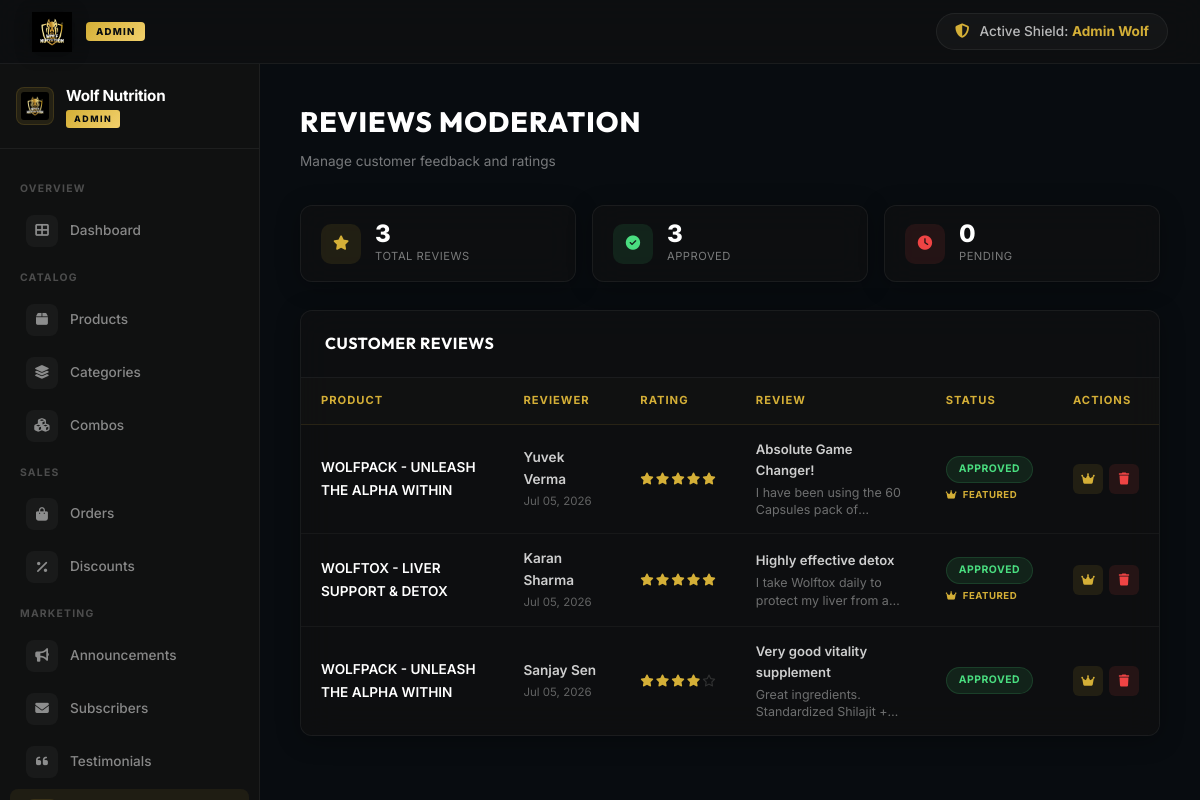
Screenshot of /admin/reviews.php (signed in) with the database file from the repository.
### tables this page shows
CREATE TABLE IF NOT EXISTS `reviews` (
  `id` INT AUTO_INCREMENT PRIMARY KEY,
  `product_id` INT NOT NULL,
  `user_id` INT NULL,
  `user_name` VARCHAR(100) NOT NULL,
  `rating` INT NOT NULL,
  `title` VARCHAR(150) NULL,
  `review_text` TEXT NOT NULL,
  `is_approved` TINYINT(1) DEFAULT 0,
  `is_featured` TINYINT(1) DEFAULT 0,
  `created_at` TIMESTAMP DEFAULT CURRENT_TIMESTAMP,
  FOREIGN KEY (`product_id`) REFERENCES `products` (`id`) ON DELETE CASCADE,
  FOREIGN KEY (`user_id`) REFERENCES `users` (`id`) ON DELETE SET NULL
);

CREATE TABLE IF NOT EXISTS `products` (
  `id` INT AUTO_INCREMENT PRIMARY KEY,
  `name` VARCHAR(150) NOT NULL,
  `slug` VARCHAR(150) NOT NULL UNIQUE,
  `short_description` TEXT NULL,
  `description` TEXT NULL,
  `category_id` INT NULL,
  `image_url` VARCHAR(255) NULL,
  `image_gallery` TEXT NULL,  
  `benefits` TEXT NULL,
  `ingredients` TEXT NULL,
  `how_to_use` TEXT NULL,
  `disclaimer` TEXT NULL,
  `is_active` TINYINT(1) DEFAULT 1,
  `created_at` TIMESTAMP DEFAULT CURRENT_TIMESTAMP,
  FOREIGN KEY (`category_id`) REFERENCES `categories` (`id`) ON DELETE SET NULL
);

### admin/reviews.php (the view, shortened to what this page needs)
<?php
require_once __DIR__ . '/includes/header.php';
require_once __DIR__ . '/includes/sidebar.php';
$stmt = $pdo->prepare("
    SELECT r.*, p.name as p_name
    FROM reviews r
    JOIN products p ON r.product_id = p.id
    ORDER BY r.is_approved ASC, r.created_at DESC
");
$stmt->execute();
$reviews = $stmt->fetchAll();
?>
    <div style="margin-bottom:32px;">
        <h1 style="font-size:1.75rem; font-weight:800; color:#fff; margin-bottom:6px; text-transform:uppercase; letter-spacing:1px;">Reviews Moderation</h1>
        <p style="font-size:0.85rem; color:rgba(255,255,255,0.45); font-weight:400;">Manage customer feedback and ratings</p>
    </div>
    <div class="rev-stats-grid" style="display:grid; grid-template-columns:repeat(3, 1fr); gap:16px; margin-bottom:28px;">
        <?php
        $total = count($reviews);
        $approved = 0;
        $pending = 0;
        foreach ($reviews as $r) {
            if ($r['is_approved']) $approved++;
            else $pending++;
        }
        ?>
        <div class="glass-card" style="padding:16px 20px; display:flex; align-items:center; gap:14px;">
            <div style="width:40px; height:40px; border-radius:10px; background:rgba(212,175,55,0.1); display:flex; align-items:center; justify-content:center;">
                <i class="fas fa-star" style="color:#D4AF37; font-size:0.9rem;"></i>
            </div>
            <div>
                <div style="font-size:1.5rem; font-weight:800; color:#fff; line-height:1;"> <?php echo $total; ?></div>
                <div style="font-size:0.7rem; color:rgba(255,255,255,0.45); text-transform:uppercase; letter-spacing:0.5px; margin-top:2px;">Total Reviews</div>
            </div>
        </div>
        <div class="glass-card" style="padding:16px 20px; display:flex; align-items:center; gap:14px;">
            <div style="width:40px; height:40px; border-radius:10px; background:rgba(74,222,128,0.1); display:flex; align-items:center; justify-content:center;">
                <i class="fas fa-check-circle" style="color:#4ade80; font-size:0.9rem;"></i>
            </div>
            <div>
                <div style="font-size:1.5rem; font-weight:800; color:#fff; line-height:1;"> <?php echo $approved; ?></div>
                <div style="font-size:0.7rem; color:rgba(255,255,255,0.45); text-transform:uppercase; letter-spacing:0.5px; margin-top:2px;">Approved</div>
            </div>
        </div>
        <div class="glass-card" style="padding:16px 20px; display:flex; align-items:center; gap:14px;">
            <div style="width:40px; height:40px; border-radius:10px; background:rgba(239,68,68,0.1); display:flex; align-items:center; justify-content:center;">
                <i class="fas fa-clock" style="color:#ef4444; font-size:0.9rem;"></i>
            </div>
            <div>
                <div style="font-size:1.5rem; font-weight:800; color:#fff; line-height:1;"> <?php echo $pending; ?></div>
                <div style="font-size:0.7rem; color:rgba(255,255,255,0.45); text-transform:uppercase; letter-spacing:0.5px; margin-top:2px;">Pending</div>
            </div>
        </div>
    </div>
    <div class="glass-card" style="padding:0; overflow:hidden;">
        <div style="padding:20px 24px; border-bottom:1px solid rgba(255,255,255,0.06); display:flex; align-items:center; justify-content:space-between;">
            <div>
                <h3 style="font-size:1rem; font-weight:700; color:#fff; text-transform:uppercase; letter-spacing:0.5px;">Customer Reviews</h3>
            </div>
        </div>
        <?php if (empty($reviews)): ?>
            <div style="padding:48px 24px; text-align:center;">
                <i class="fas fa-star" style="font-size:2.5rem; color:rgba(255,255,255,0.1); margin-bottom:16px; display:block;"></i>
                <p style="color:rgba(255,255,255,0.45); font-size:0.9rem;">No product reviews submitted yet.</p>
            </div>
        <?php else: ?>
            <div style="overflow-x:auto;">
                <table class="admin-table rev-table" style="margin-top:0; border:none; border-radius:0;">
                    <thead>
                        <tr>
                            <th>Product</th>
                            <th>Reviewer</th>
                            <th>Rating</th>
                            <th>Review</th>
                            <th>Status</th>
                            <th>Actions</th>
                        </tr>
                    </thead>
                    <tbody>
                        <?php foreach ($reviews as $rev): ?>
                            <tr>
                                <td data-label="" class="rev-td-product">
                                    <span style="font-weight:600; color:#fff; font-size:0.85rem;">
                                        <?php echo htmlspecialchars($rev['p_name']); ?>
                                    </span>
                                </td>
                                <td data-label="Reviewer">
                                    <div style="font-weight:600; color:rgba(255,255,255,0.8); font-size:0.85rem;"><?php echo htmlspecialchars($rev['user_name']); ?></div>
                                    <div style="font-size:0.72rem; color:rgba(255,255,255,0.35); margin-top:2px;"><?php echo date('M d, Y', strtotime($rev['created_at'])); ?></div>
                                </td>
                                <td data-label="Rating">
                                    <div style="display:flex; gap:2px;">
                                        <?php for($i=1; $i<=5; $i++): ?>
                                            <i class="<?php echo $i <= $rev['rating'] ? 'fas' : 'far'; ?> fa-star" style="font-size:0.75rem; color:<?php echo $i <= $rev['rating'] ? '#D4AF37' : 'rgba(255,255,255,0.15)'; ?>;"></i>
                                        <?php endfor; ?>
                                    </div>
                                </td>
                                <td data-label="Review" class="rev-td-review" style="max-width:280px;">
                                    <div style="font-weight:600; color:rgba(255,255,255,0.8); font-size:0.82rem; margin-bottom:3px;"><?php echo htmlspecialchars($rev['title']); ?></div>
                                    <div style="font-size:0.78rem; color:rgba(255,255,255,0.4); line-height:1.4; display:-webkit-box; -webkit-line-clamp:2; -webkit-box-orient:vertical; overflow:hidden;">
                                        <?php echo htmlspecialchars($rev['review_text']); ?>
                                    </div>
                                </td>
                                <td data-label="Status">
                                    <div style="display:flex; flex-direction:column; gap:4px;">
                                        <span class="admin-badge <?php echo $rev['is_approved'] ? 'badge-completed' : 'badge-pending'; ?>">
                                            <?php echo $rev['is_approved'] ? 'Approved' : 'Pending'; ?>
                                        </span>
                                        <?php if ($rev['is_featured']): ?>
                                            <span style="font-size:0.6rem; font-weight:700; color:#D4AF37; text-transform:uppercase; letter-spacing:0.5px;">
                                                <i class="fas fa-crown" style="margin-right:3px;"></i> Featured
                                            </span>
                                        <?php endif; ?>
                                    </div>
                                </td>
                                <td data-label="" class="rev-td-actions">
                                    <div class="rev-action-btns" style="display:flex; gap:6px; align-items:center;">
                                        <a href="reviews.php?feature_id=<?php echo $rev['id']; ?>" title="<?php echo $rev['is_featured'] ? 'Unfeature' : 'Feature'; ?>" style="width:30px; height:30px; border-radius:6px; background:rgba(212,175,55,0.1); display:flex; align-items:center; justify-content:center; color:#D4AF37; font-size:0.75rem;">
                                            <i class="fas fa-crown"></i>
                                        </a>
                                        <a href="reviews.php?delete_id=<?php echo $rev['id']; ?>" title="Delete" onclick="return confirm('Are you sure you want to delete this review?')" style="width:30px; height:30px; border-radius:6px; background:rgba(239,68,68,0.1); display:flex; align-items:center; justify-content:center; color:#ef4444; font-size:0.75rem;">
                                            <i class="fas fa-trash"></i>
                                        </a>
                                    </div>
                                </td>
                            </tr>
                        <?php endforeach; ?>
                    </tbody>
                </table>
            </div>
        <?php endif; ?>
    </div>
<?php
require_once __DIR__ . '/includes/footer.php';
?>

### assets/css/style.css (style rules this page uses)
:root { --bg-primary: #080C10; --bg-secondary: #121212; --bg-card: #121212; --bg-card-hover: #121212; --gold-primary: #D4AF37; --gold-light: #FFD700; --gold-dark: #D4AF37; --gold-muted: #D4AF37; --gold-gradient: linear-gradient(135deg, #FFD700 0%, #D4AF37 100%); --gold-glow: 0 0 15px rgba(212, 175, 55, 0.25); --gold-glow-hover: 0 0 25px rgba(212, 175, 55, 0.5); --text-primary: #FFFFFF; --text-secondary: rgba(255, 255, 255, 0.8); --text-muted: rgba(255, 255, 255, 0.5); --border-color: rgba(212, 175, 55, 0.15); --border-active: rgba(212, 175, 55, 0.5); --danger-color: #FFFFFF; --success-color: #D4AF37; --font-heading: 'Outfit', sans-serif; --font-body: 'Inter', sans-serif; --transition-fast: 0.2s ease; --transition-normal: 0.3s cubic-bezier(0.25, 0.8, 0.25, 1); }
* { box-sizing: border-box; margin: 0; padding: 0; }
body { background-color: var(--bg-primary); color: var(--text-secondary); font-family: var(--font-body); line-height: 1.6; overflow-x: hidden; }
h1, h2, h3, h4, h5, h6 { color: var(--text-primary); font-family: var(--font-heading); font-weight: 600; letter-spacing: 0.5px; }
a { color: inherit; text-decoration: none; transition: var(--transition-fast); }
.glass-card { background: var(--bg-card); border: 1px solid var(--border-color); border-radius: 8px; transition: var(--transition-normal); }

### admin/includes/header.php (style rules this page uses)
*, *::before, *::after { box-sizing: border-box; margin: 0; padding: 0; }
body { display: flex; flex-direction: column; height: 100vh; overflow: hidden; background: #080C10; font-family: 'Inter', system-ui, -apple-system, sans-serif; color: #ffffff; -webkit-font-smoothing: antialiased; -moz-osx-font-smoothing: grayscale; margin: 0; padding: 0; }
.glass-card, .admin-card { background: rgba(18, 18, 18, 0.6); backdrop-filter: blur(16px); -webkit-backdrop-filter: blur(16px); border: 1px solid rgba(255, 255, 255, 0.06); border-radius: 12px; padding: 24px; position: relative; overflow: hidden; transition: all 0.2s ease; box-shadow: 0 4px 24px rgba(0, 0, 0, 0.3); }
.admin-table { width: 100%; border-collapse: separate; border-spacing: 0; border-radius: 12px; overflow: hidden; border: 1px solid rgba(255, 255, 255, 0.06); margin-top: 20px; }
.admin-table th { background: rgba(18, 18, 18, 0.8); padding: 14px 20px; text-align: left; color: #D4AF37; font-size: 0.7rem; font-weight: 700; text-transform: uppercase; letter-spacing: 1px; border-bottom: 1px solid rgba(212, 175, 55, 0.12); }
.admin-table td { padding: 14px 20px; text-align: left; color: rgba(255, 255, 255, 0.7); font-size: 0.875rem; border-bottom: 1px solid rgba(255, 255, 255, 0.04); background: rgba(18, 18, 18, 0.2); transition: all 0.15s ease; }
.admin-table tr:last-child td { border-bottom: none; }
.admin-badge { display: inline-block; padding: 4px 12px; border-radius: 20px; font-size: 0.65rem; font-weight: 700; letter-spacing: 0.5px; text-transform: uppercase; }
.badge-completed { background: rgba(74, 222, 128, 0.1); color: #4ade80; border: 1px solid rgba(74, 222, 128, 0.15); }

### rows the page displays
reviews: product.name "WOLFPACK - UNLEASH THE ALPHA WITHIN", user_name "Yuvek Verma", created_at "Jul 05, 2026", rating 5 (drawn), title "Absolute Game Changer!", review_text "I have been using the 60 Capsules pack…", is_approved "APPROVED", is_featured 1 (drawn)
reviews: product.name "WOLFTOX - LIVER SUPPORT & DETOX", user_name "Karan Sharma", created_at "Jul 05, 2026", rating 5 (drawn), title "Highly effective detox", review_text "I take Wolftox daily to protect my liver from…", is_approved "APPROVED", is_featured 1 (drawn)
reviews: product.name "WOLFPACK - UNLEASH THE ALPHA WITHIN", user_name "Sanjay Sen", created_at "Jul 05, 2026", rating 4 (drawn), title "Very good vitality supplement", review_text "Great ingredients. Standardized Shilajit…", is_approved "APPROVED", $rev['id'] 3 (drawn)

### other values shown
$admin_name "Admin Wolf"
$group['label'] "OVERVIEW"
$item['label'] "Dashboard"
$group['label'] "CATALOG"
$item['label'] "Products"
$item['label'] "Categories"
$item['label'] "Combos"
$group['label'] "SALES"
$item['label'] "Orders"
$item['label'] "Discounts"
$group['label'] "MARKETING"
$item['label'] "Announcements"
$item['label'] "Subscribers"
$item['label'] "Testimonials"
$total "3"
